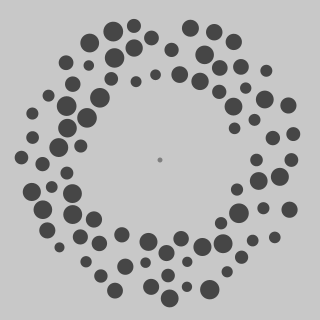
Frame 1 (no input)
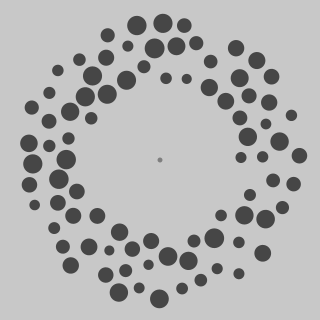
Frame 60 (the mouse pressed at the canvas centre just before this capture)
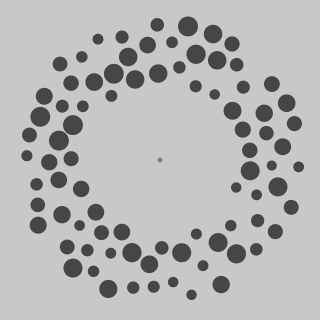
Frame 120 (the mouse held since frame 60 and released just before this capture)

The Processing sketch that drew these frames (run headless with seeded random() and noise(); from frame 60 on, the mouse is pressed at the canvas centre):

// Processing sketch: motion_silencing_illusion
// ── motion_silencing_illusion.pde
/*
Idea of silencing with size change taken from
http://visionlab.harvard.edu/silencing/
https://suchow.io/assets/docs/suchow2011silencing.pdf
*/

/*
---------------------------------------------------------
---------*************WARNING****************------------
---------------------------------------------------------

THIS IS INTERACTIVE:

R - regenerates the pattern
C - changes between modes
W/S - Increase/Decrease rotation speed
A/D - Increase/Decrease Twitching(or color change) speed

Click over the screen canvas changes direction of rotation.

IMPORTANT: IF THERE IS SOME PROBLEM WITH GENERATION OF PATTERNS RELATED WITH THE SEED,
CHANGE IT WITH A STATIC VALUE

*/

import java.util.*;

// Global declaration
class Tp{
  float x, y, r, amt;
  boolean state;
  Tp(float x, float y, float amt, boolean state, boolean polar){
    // if polar x=r, y=theta
    this.x = (polar)? x*cos(y):x;
    this.y = (polar)? x*sin(y):y;
    this.amt = amt; // keeps the percentaje between r_min and r_max
    this.state = state; //tells us if the circle's radius is increasing
  }
  
  void twitch(float d_twitch){
    float st = (this.state)? d_twitch : -d_twitch;
    if(this.amt + st >1)this.state = false;
    else if(this.amt + st < 0)this.state = true;
    if(this.state)this.amt += d_twitch;
    else this.amt-=d_twitch;
  }
  
}

Vector<Tp> centres = new Vector();// x,y stores 
float d_twitch;
float r_min, r_max;
float theta_amt, d_theta;
Tp test;


boolean direction=true, back_forth=false; int state_direction = 0;
boolean mode = true;

void setup(){
  size(320, 320);
  frameRate(120);
  d_twitch = 0.001; //twitch speed
  d_theta = 0.001; //rotation speed
  r_min = 10; //min radius of circles
  r_max = 20;//max radius of circles
  theta_amt = 0; //initial rotation
  
  noStroke();
  //genCircles(0, 100, 150, 250, 4321);
  genCircles(0,80,140,(int)System.currentTimeMillis());
}
void draw(){
  background(200);
  translate(height/2, width/2);
  rotation();
  fill(color(127));
  circle(0,0,5);
  drawCircles();
  
}


//----------INTERACTIONS---------
void mouseClicked(){
  if(mouseX>=0 && mouseY>=0 && mouseX<=width && mouseY<=height){
    state_direction = (state_direction+1)%4;
    switch(state_direction){
      case 0:
       direction=true; back_forth=false;
        break;
      case 1:
        direction=false; back_forth=false;
        break;
      case 2:
        direction=false; back_forth=true;
        break;
      case 3:
        direction=true; back_forth=true;
        break;
      default:
        direction=true; back_forth=false;
        break;
    }
  }
}

void keyPressed() {
  int keyIndex = -1;
  if (key >= 'A' && key <= 'Z') {
    keyIndex = key - 'A';
  } else if (key >= 'a' && key <= 'z') {
    keyIndex = key - 'a';
  }
  if (keyIndex != -1) {
    if(keyIndex == 'w'-'a') d_theta = (d_theta+0.001 >= 0.01)?0.01: d_theta + 0.001;
    else if(keyIndex == 's'-'a') d_theta = (d_theta-0.001 <= 0)?0: d_theta - 0.001;
    else if(keyIndex == 'd'-'a') d_twitch = (d_twitch+0.001 >= 0.1)?0.1: d_twitch + 0.001;
    else if(keyIndex == 'a'-'a') d_twitch = (d_twitch-0.001 <= 0)?0: d_twitch - 0.001;
    else if(keyIndex == 'r'-'a') genCircles(0,80,140,(int)System.currentTimeMillis());
    else if(keyIndex == 'c'-'a'){
      if(mode){
        colorMode(HSB);
        r_min = r_max = 20;
        mode = false;
      }else{
        colorMode(RGB);
        r_min = 10;
        r_max = 20;
        mode = true;
      }
      genCircles(0,80,140,(int)System.currentTimeMillis());
    }
  }
}


//--------- IMPORTANT FUNCTIONS :v ------------
int counts_to_invert = 0;
boolean invert = false;
void rotation(){
  rotate(TAU*theta_amt);
  if(back_forth && direction)return;
  if (back_forth){
    if (invert)theta_amt = (theta_amt + d_theta)%1;
    else theta_amt = (theta_amt - d_theta)%1;
    
    if( counts_to_invert * d_theta >= PI / 24 ){invert = !invert; counts_to_invert = 0;}
    counts_to_invert++;
    return;
  }else{
    invert = false;
    counts_to_invert = 0;
  }
  
  if (direction){//clockwise
    theta_amt = (theta_amt+d_theta)%1;
  }else{//counter
    theta_amt = (theta_amt-d_theta)%1;
  }
}

/*
IMPORTANT: Because we are using translate, the point of reference of these values is 0,0

c - center of the canvas (center of R1 and R2). we take c as x and y
r - radius of the circles generated randomly.
R1 and R2 - radius of the circles with center on c. They must be constrained to R1<=R2.
n - number of circles to be drawn
seed - enables us to replicate a configuration.
*/
void genCircles(float c, float R1,float R2, int n, int seed){
  centres.clear();
  assert(R1 <= R2);
  randomSeed(seed);
  int tries = 5;
  do{
    float theta = random(0, TAU);
    float R = random(R1, R2);
    float x = c + R*cos(theta), y = c + R*sin(theta);
    float amt = random(1);
    boolean state = random(1)>=0.5;
    
    // Ask diego if there is a better way of doing this.
    boolean flag = true;
    for(Tp t: centres){
      float dist = ((t.x - x) * (t.x - x)) + ((t.y - y) * (t.y - y));
      float diam = r_max*r_max;
      if( diam >= dist ){
        flag = false;
      }
    }
    
    if(centres.size() == 0) flag = true;
    tries--;
    if(flag){
      n--;
      tries = 20;
      centres.add(new Tp(x,y,amt, state,false));
    }
  }while(n>0 && tries > 0);
}

//Variation of of the function above... I think this fills the ring better.
void genCircles(float c, float R1, float R2, int seed){
  centres.clear();
  assert(R1 <= R2);
  randomSeed(seed);
  int splits = 360, tries = 5;
  
  for(int s = 0; s<splits;s++){
    float d = (TAU*s)/splits;
    
    do{
      float R = random(R1, R2);
      float amt = random(1);
      boolean state = random(1)>=0.5;
      Tp tp = new Tp(R, d,amt, state, true);
      tp.x+=c; tp.y+=c;
      boolean flag = true;
      for(Tp t: centres){
        float dist = ((t.x - tp.x) * (t.x - tp.x)) + ((t.y - tp.y) * (t.y - tp.y));
        float diam = r_max*r_max;
        if( diam >= dist ){
          flag = false;
        }
      }
      if(centres.size() == 0) flag = true;
      tries--;
      if(flag){
        tries = 5;
        centres.add(tp);
      }
    }while(tries>0);
    
  }
  
}

void drawCircles(){
  fill(color(70));
  for(Tp t: centres){
    t.twitch(d_twitch);
    if(mode)circle(t.x, t.y, r_min + (r_max-r_min)*t.amt);
    else{
      fill(color(t.amt*360,200,200));
      circle(t.x, t.y, r_min + (r_max-r_min)*t.amt);
    }
  }
}
